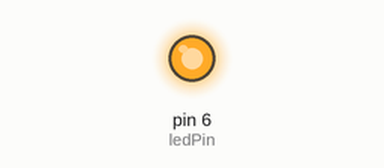
This sketch was run on a simulated Arduino Uno, built with avr-gcc and run on an emulated ATmega328P. Parts: output pins drawn as LEDs (lit = HIGH).

Above: at 0.1 s.
Timing chart, 0 to 1.6 s (numbered marks = the images above):
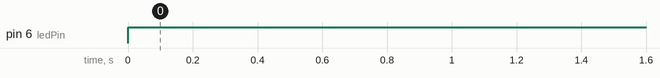

The sketch:

rgbLedTest1.ino
```cpp
int ledPin = 6;
int ledValue = 0;

void setup()
{
  pinMode(ledPin, OUTPUT);
}

void loop()
{
  analogWrite(ledPin, 255);
}
```

Measured:
- by itself, pin 6 (ledPin): LOW → HIGH at 0.00 s
